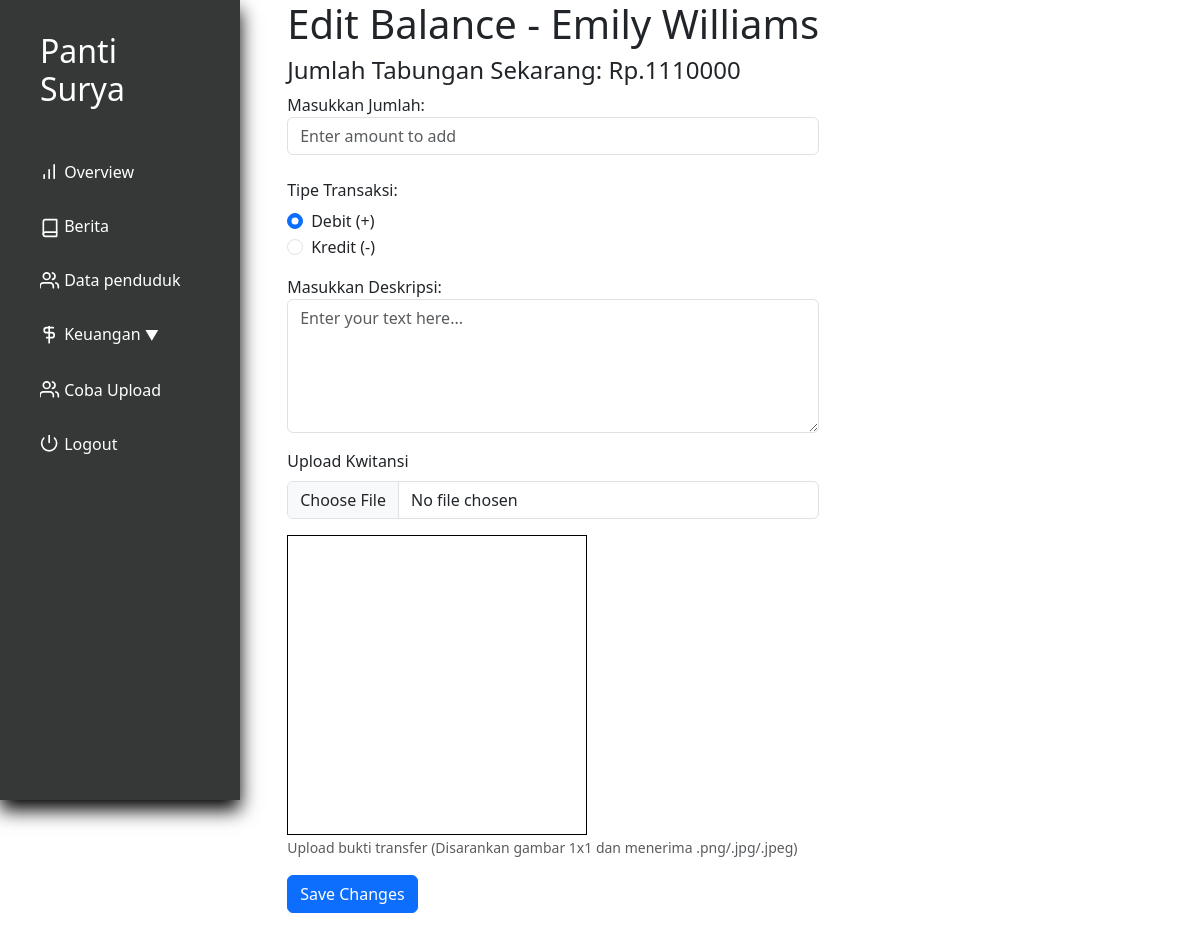
/edit_balance_tabungan.php?id=4 (signed in), run on an earlier commit of the app's database.
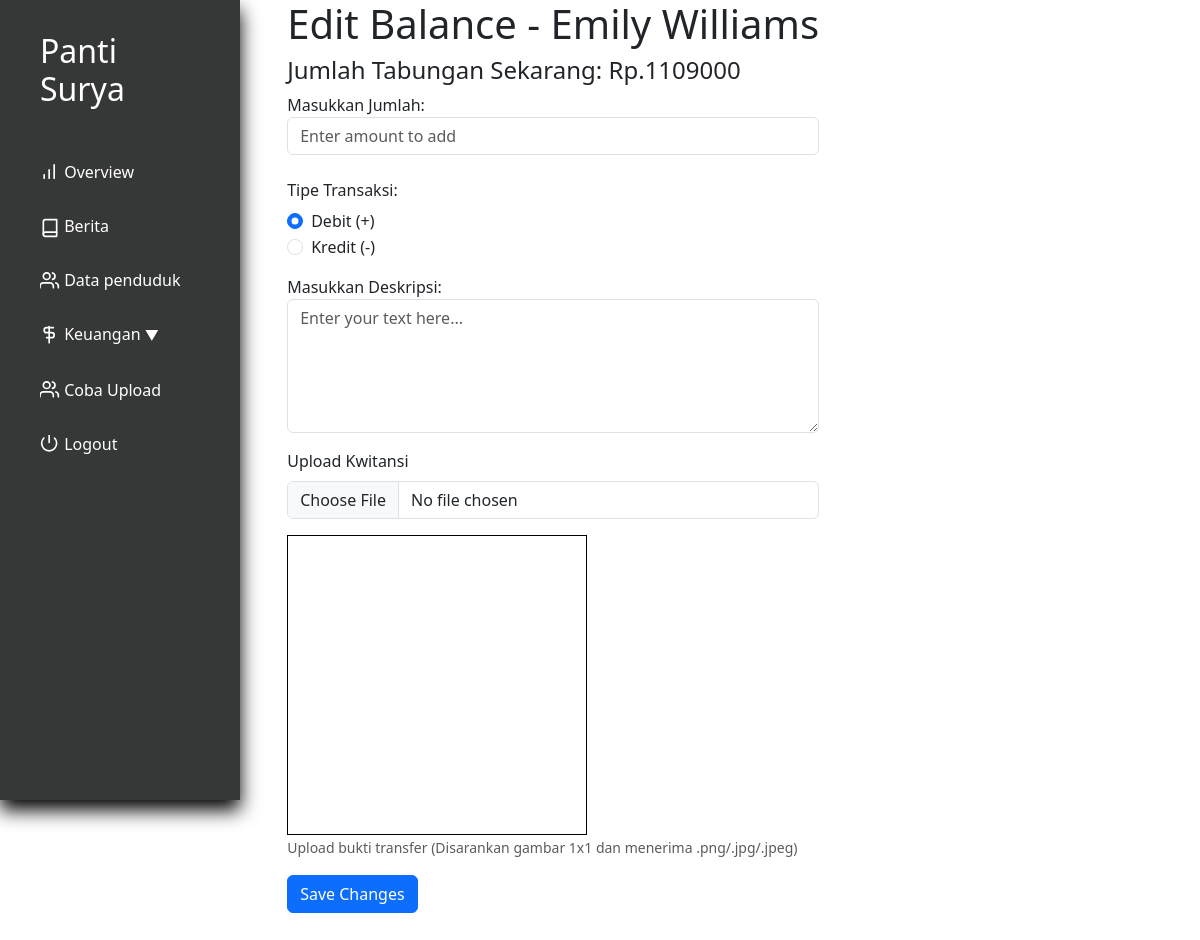
And on a later commit of the database.
### tables this page shows
CREATE TABLE `penduduk` (
  `id` int(11) NOT NULL,
  `nama` varchar(250) NOT NULL,
  `alamat` varchar(100) NOT NULL,
  `tanggal_masuk` date DEFAULT NULL,
  `email` varchar(200) DEFAULT NULL,
  `notelp` varchar(15) NOT NULL,
  `keuangan_pondokkan` int(11) NOT NULL,
  `keuangan_tabungan` int(11) NOT NULL,
  `keuangan_obat` int(11) NOT NULL,
  `keuangan_total` int(11) NOT NULL,
  `profile_picture` varchar(100) NOT NULL,
  `KTP` longblob NOT NULL,
  `KK` longblob NOT NULL,
  `BPJS` longblob NOT NULL,
  `keuangan_deposit` int(11) NOT NULL
);

### utils.php (called while the page is built, shortened)
<?php
class myDB
{
    private $host = "localhost";
    private $username = "root";
    private $password = "";
    private $database = "pantisurya";
    private $db;
    function __construct()
    {
        if ($this->db == null) {
            try {
                $this->db = new PDO("mysql:host=$this->host;dbname=$this->database", $this->username, $this->password);
                $this->db->setAttribute(PDO::ATTR_ERRMODE, PDO::ERRMODE_EXCEPTION);
            } catch (PDOException $e) {
                echo "Connection failed: " . $e->getMessage();
            }
        }
    }
    function getJumlahTabungan($id){
        $query = "SELECT keuangan_tabungan FROM penduduk WHERE id = ?";
        $stmt = $this->db->prepare($query);
        $stmt->execute([$id]);
        return $stmt->fetch(PDO::FETCH_ASSOC);
    }
}

### edit_balance_tabungan.php (the view, shortened to what this page needs)
<?php
require "utils.php";
$db = new myDB();
$residentId = $_GET['id'];
$res = $db->getPenduduk($residentId);
$resident = $res->fetch(PDO::FETCH_ASSOC);
$uang = $db->getJumlahTabungan($residentId);
?>
<!DOCTYPE html>
<html lang="en">
<head>
    <?php include "layout/stylejquerynbs5.php" ?>
    <link rel="stylesheet" href="layout/indexstyle.css">
    <link rel="stylesheet" href="layout/stylelihat.css">
</head>
<body>
    <div class="app">
        <div class="dashboard">
            <?php include 'nav.php' ?>
            <div class="column" style="margin-left:20px; padding-bottom: 2rem;">
                <h1>Edit Balance - <?php echo $resident['nama']; ?></h1>
                <h4>Jumlah Tabungan Sekarang: Rp.<?php echo $uang['keuangan_tabungan']; ?></h4>
                <form id="balanceForm" method="POST" enctype="multipart/form-data">
                    <div class="mb-3">
                        <label for="addBalance">Masukkan Jumlah:</label>
                        <input type="number" id="addBalance" name="addBalance" placeholder="Enter amount to add"
                            class="form-control" min="0" step="1000">
                    </div>
                    <div class="mb-3">
                        <label for="" class="col-form-label">Tipe Transaksi:</label>
                        <div class="form-check">
                            <input class="form-check-input" type="radio" name="transaksi" value=0 id="RadioTransaksi1" checked>
                            <label class="form-check-label" for="RadioTransaksi1">
                                Debit (+)
                            </label>
                        </div>
                        <div class="form-check">
                            <input class="form-check-input" type="radio" name="transaksi" value=1 id="RadioTransaksi2">
                            <label class="form-check-label" for="flexRadioDefault2">
                                Kredit (-)
                            </label>
                        </div>
                    </div>
                    <div class="mb-3">
                        <label for="addDesc">Masukkan Deskripsi:</label>
                        <textarea class="form-control" id="textareaTabungan" rows="5" name="addDesc" placeholder="Enter your text here..."></textarea>
                    </div>
                    <div class="mb-3">
                        <label for="imageInput" class="form-label">
                        Upload Kwitansi
                        </label>
                        <input class="form-control mb-3" type="file" id="image-input"
                            accept="image/jpeg, image/jpg, image/png" name="imageChooser">
                        <div id="display-image"></div>
                        <small id="imageHelp" class="form-text text-muted">Upload bukti transfer (Disarankan gambar 1x1 dan menerima .png/.jpg/.jpeg)</small>
                    </div>
                    <button type="submit" class="btn btn-primary">Save Changes</button>
                </form>
            </div>
        </div>
    </div>
</body>
</html>

What changed in the data, as far as the page shows it:
changed penduduk: keuangan_tabungan "1110000" → "1109000"
